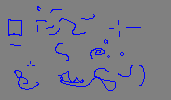
#> input picture Heckle/grade/tylerkuper11/GAMEOFLIFE.png, 171 x 100 px
$ python Program.py
#> lines starting #> are read from the running program, lines starting #| are printed output that depends on the picture
# ~
 # ~  John Conway's Game of Life Program
 # ~
 # ~  @author Tyler Kuper
 # ~  version 0.3
 # ~  since 2019-10-30
 # ~


import cv2
import numpy as np

dead = 0
alive = 1

# Displays array
# @param img is the array
# @param title
# @param wait = the wait time in milliseconds.
def show(img, title="image", wait=30):
    d=np.max(img.shape)
    h,w=img.shape[:2]
    unitSize=1200//d
    resized = cv2.resize(np.uint8(img), (unitSize*w,unitSize*h), interpolation = cv2.INTER_AREA)
    cv2.imshow(title, resized)
    cv2.waitKey(wait)

# Displays Cellular Automata
# @param ca is cellular automata
# @param wait = the wait time in milliseconds.
def showCA(ca, wait=0):
    h,w = ca.shape[:2]
    out = np.zeros((h,w,3))
    out[ca==alive]=(255,0,0)
    out[ca==dead]=(128,128,128)
    show(out,wait=wait)

# Loads image file
# @param filename
# @return image with alive and dead cells
def load(filename):
#> called with filename = 'GAMEOFLIFE.png'
    img=cv2.imread(filename)
#> img is the input picture: shape (100, 171, 3); mean B, G, R 132.9, 123.1, 123.1
    h,w = img.shape[:2]
#> h = 100; w = 171
    out = np.zeros((h,w))
    out[img[:,:,1]<100]=alive
    out[img[:,:,1]>150]=dead
    return out

# Iterates the cellular automata
# @param conway is the image that is being iterated
# @return newConway using Game of Life rules
def iterate(conway):
	newConway = conway*1
	kernel=np.int16([[1,1,1],
                     [1,0,1],
                     [1,1,1]])
	aliveLocation=np.int16(conway==alive)
	neighborCount=cv2.filter2D(aliveLocation,-1,kernel,borderType=cv2.BORDER_CONSTANT)
	newConway[np.logical_and(conway==alive,neighborCount<=1)]=dead
	newConway[np.logical_and(np.logical_and(conway==alive,neighborCount>=2),neighborCount<=3)]=alive
	newConway[np.logical_and(conway==alive,neighborCount>=4)]=dead
	newConway[np.logical_and(conway==dead,neighborCount==3)]=alive
	newConway[np.logical_and(conway==dead,neighborCount!=3)]=dead
	return newConway

#Loads png file into array and iterates ca
# GAMEOFLIFE.png consists random patterns
# GUN.png is a pattern that shoots out gliders
# SPACESHIP.png is full of patterns like spaceships that rise and explode.
# STARS.png is full of blinking patterns like stars

conway=load("GAMEOFLIFE.png")
fps=40
for i in range(200):
    showCA(conway,1000//fps)
    conway=iterate(conway)
#> this loop made 200 passes
#> pass 1, in show, `cv2.imshow(title, resized)`:
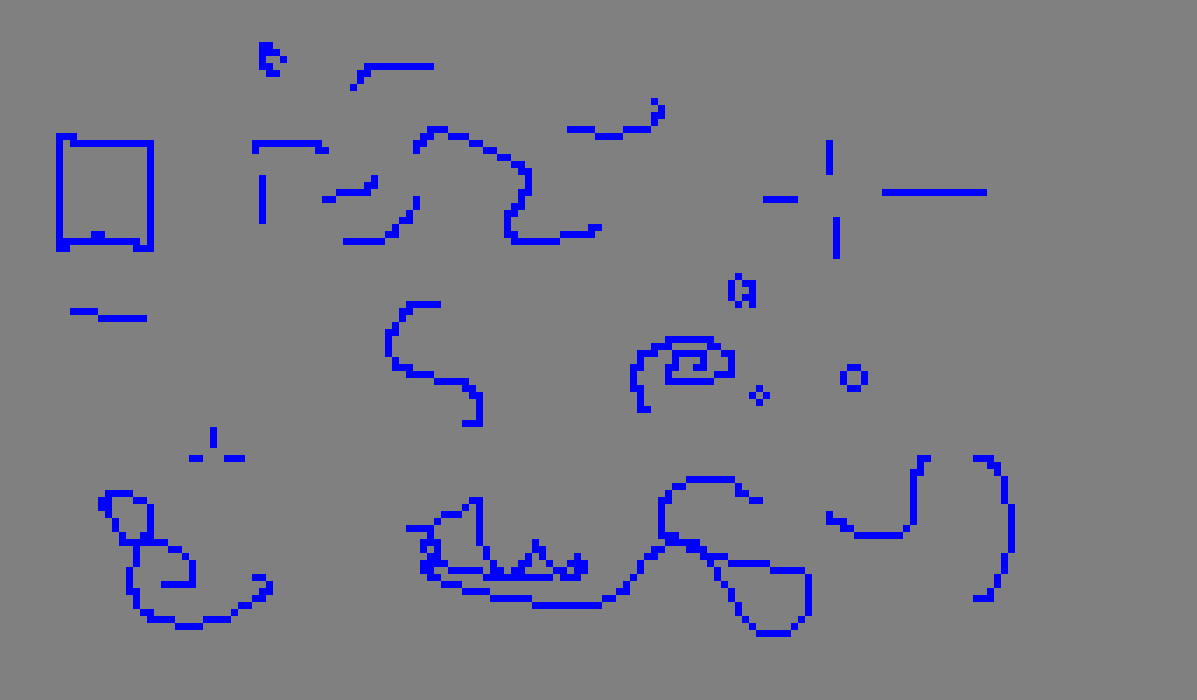
#> window 'image': shape (700, 1197, 3); mean B, G, R 132.9, 123.1, 123.1
#> pass 2, in show (call 2), `cv2.imshow(title, resized)`:
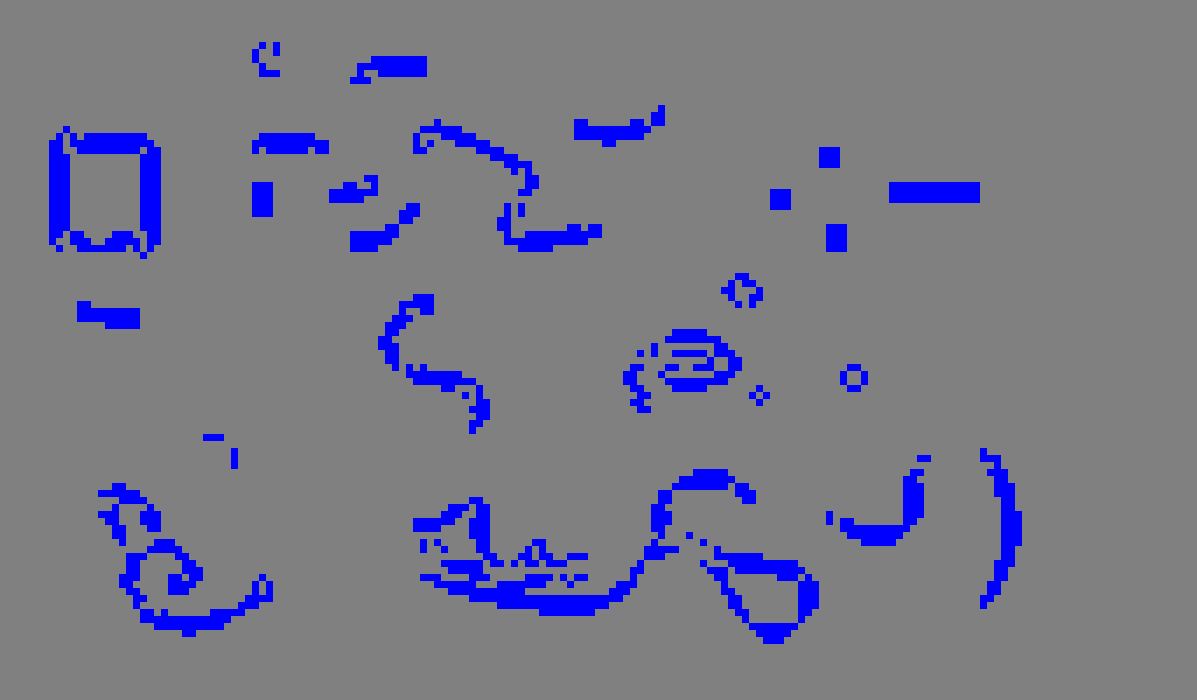
#> window 'image': shape (700, 1197, 3); mean B, G, R 136.5, 119.4, 119.4
conway=load("GUN.png")
#> (the run stopped early here; a loop or call above may not have finished)
